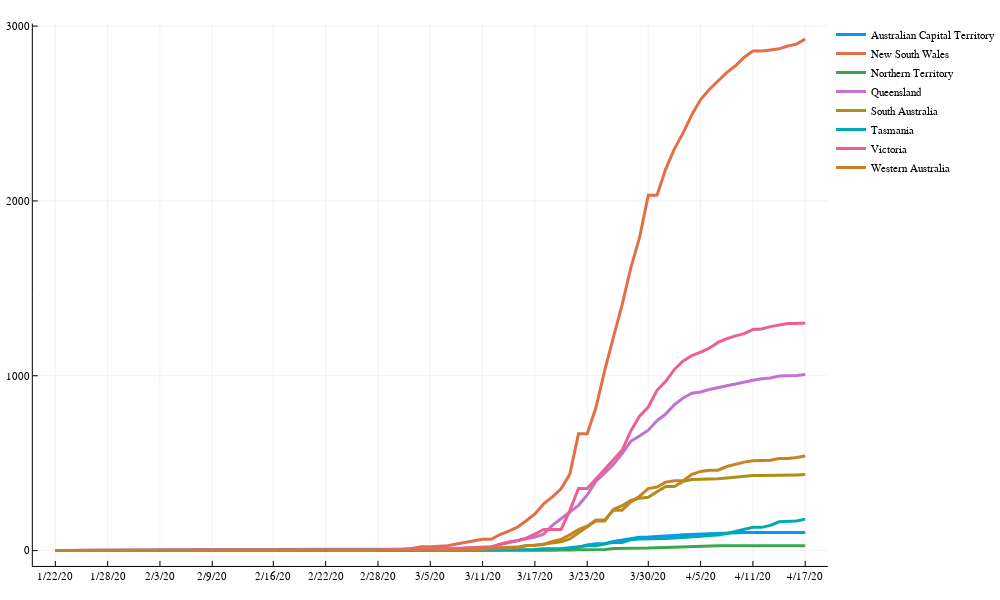

Source (notebook cell):
### Markdown cell above
### Plot data for various Australian states

### Code cell
plot(ddays,z,label=allstates,lw=3,size=(1000,600))

### Figure 1 — Plotly figure (JSON) as saved in the notebook; plotly's stock layout.template omitted (floating-point values rounded to 4 significant figures)
{"data": [{"colorbar": {"title": ""}, "legendgroup": "Australian Capital Territory", "line": {"color": "rgba(0, 154, 250, 1.000)", "dash": "solid", "shape": "linear", "width": 3}, "mode": "lines", "name": "Australian Capital Territory", "showlegend": true, "type": "scatter", "x": [0.5, 1.5, 2.5, 3.5, 4.5, 5.5, 6.5, 7.5, 8.5, 9.5, 10.5, 11.5, 12.5, 13.5, 14.5, 15.5, 16.5, 17.5, 18.5, 19.5, 20.5, 21.5, 22.5, 23.5, 24.5, 25.5, 26.5, 27.5, 28.5, 29.5, 30.5, 31.5, 32.5, 33.5, 34.5, 35.5, 36.5, 37.5, 38.5, 39.5, 40.5, 41.5, 42.5, 43.5, 44.5, 45.5, 46.5, 47.5, 48.5, 49.5, 50.5, 51.5, 52.5, 53.5, 54.5, 55.5, 56.5, 57.5, 58.5, 59.5, 60.5, 61.5, 62.5, 63.5, 64.5, 65.5, 66.5, 67.5, 68.5, 69.5, 70.5, 71.5, 72.5, 73.5, 74.5, 75.5, 76.5, 77.5, 78.5, 79.5, 80.5, 81.5, 82.5, 83.5, 84.5, 85.5, 86.5], "xaxis": "x1", "y": [0, 0, 0, 0, 0, 0, 0, 0, 0, 0, 0, 0, 0, 0, 0, 0, 0, 0, 0, 0, 0, 0, 0, 0, 0, 0, 0, 0, 0, 0, 0, 0, 0, 0, 0, 0, 0, 0, 0, 0, 0, 0, 0, 0, 0, 0, 0, 0, 0, 0, 0, 1, 1, 1, 2, 2, 3, 4, 6, 9, 19, 32, 39, 39, 53, 62, 71, 77, 78, 80, 84, 87, 91, 93, 96, 96, 96, 99, 100, 103, 103, 103, 102, 103, 103, 103, 103], "yaxis": "y1", "zmax": null, "zmin": null}, {"colorbar": {"title": ""}, "legendgroup": "New South Wales", "line": {"color": "rgba(227, 111, 71, 1.000)", "dash": "solid", "shape": "linear", "width": 3}, "mode": "lines", "name": "New South Wales", "showlegend": true, "type": "scatter", "x": [0.5, 1.5, 2.5, 3.5, 4.5, 5.5, 6.5, 7.5, 8.5, 9.5, 10.5, 11.5, 12.5, 13.5, 14.5, 15.5, 16.5, 17.5, 18.5, 19.5, 20.5, 21.5, 22.5, 23.5, 24.5, 25.5, 26.5, 27.5, 28.5, 29.5, 30.5, 31.5, 32.5, 33.5, 34.5, 35.5, 36.5, 37.5, 38.5, 39.5, 40.5, 41.5, 42.5, 43.5, 44.5, 45.5, 46.5, 47.5, 48.5, 49.5, 50.5, 51.5, 52.5, 53.5, 54.5, 55.5, 56.5, 57.5, 58.5, 59.5, 60.5, 61.5, 62.5, 63.5, 64.5, 65.5, 66.5, 67.5, 68.5, 69.5, 70.5, 71.5, 72.5, 73.5, 74.5, 75.5, 76.5, 77.5, 78.5, 79.5, 80.5, 81.5, 82.5, 83.5, 84.5, 85.5, 86.5], "xaxis": "x1", "y": [0, 0, 0, 0, 3, 4, 4, 4, 4, 4, 4, 4, 4, 4, 4, 4, 4, 4, 4, 4, 4, 4, 4, 4, 4, 4, 4, 4, 4, 4, 4, 4, 4, 4, 4, 4, 4, 4, 4, 6, 6, 13, 22, 22, 26, 28, 38, 48, 55, 65, 65, 92, 112, 134, 171, 210, 267, 307, 353, 436, 669, 669, 818, 1029, 1219, 1405, 1617, 1791, 2032, 2032, 2182, 2298, 2389, 2493, 2580, 2637, 2686, 2734, 2773, 2822, 2857, 2857, 2863, 2870, 2886, 2897, 2926], "yaxis": "y1", "zmax": null, "zmin": null}, {"colorbar": {"title": ""}, "legendgroup": "Northern Territory", "line": {"color": "rgba(62, 164, 78, 1.000)", "dash": "solid", "shape": "linear", "width": 3}, "mode": "lines", "name": "Northern Territory", "showlegend": true, "type": "scatter", "x": [0.5, 1.5, 2.5, 3.5, 4.5, 5.5, 6.5, 7.5, 8.5, 9.5, 10.5, 11.5, 12.5, 13.5, 14.5, 15.5, 16.5, 17.5, 18.5, 19.5, 20.5, 21.5, 22.5, 23.5, 24.5, 25.5, 26.5, 27.5, 28.5, 29.5, 30.5, 31.5, 32.5, 33.5, 34.5, 35.5, 36.5, 37.5, 38.5, 39.5, 40.5, 41.5, 42.5, 43.5, 44.5, 45.5, 46.5, 47.5, 48.5, 49.5, 50.5, 51.5, 52.5, 53.5, 54.5, 55.5, 56.5, 57.5, 58.5, 59.5, 60.5, 61.5, 62.5, 63.5, 64.5, 65.5, 66.5, 67.5, 68.5, 69.5, 70.5, 71.5, 72.5, 73.5, 74.5, 75.5, 76.5, 77.5, 78.5, 79.5, 80.5, 81.5, 82.5, 83.5, 84.5, 85.5, 86.5], "xaxis": "x1", "y": [0, 0, 0, 0, 0, 0, 0, 0, 0, 0, 0, 0, 0, 0, 0, 0, 0, 0, 0, 0, 0, 0, 0, 0, 0, 0, 0, 0, 0, 0, 0, 0, 0, 0, 0, 0, 0, 0, 0, 0, 0, 0, 1, 1, 0, 0, 0, 0, 1, 1, 1, 1, 1, 1, 1, 1, 1, 1, 3, 3, 5, 5, 6, 6, 12, 12, 15, 15, 15, 17, 19, 21, 22, 26, 27, 28, 28, 28, 28, 28, 28, 28, 28, 28, 28, 28, 28], "yaxis": "y1", "zmax": null, "zmin": null}, {"colorbar": {"title": ""}, "legendgroup": "Queensland", "line": {"color": "rgba(195, 113, 210, 1.000)", "dash": "solid", "shape": "linear", "width": 3}, "mode": "lines", "name": "Queensland", "showlegend": true, "type": "scatter", "x": [0.5, 1.5, 2.5, 3.5, 4.5, 5.5, 6.5, 7.5, 8.5, 9.5, 10.5, 11.5, 12.5, 13.5, 14.5, 15.5, 16.5, 17.5, 18.5, 19.5, 20.5, 21.5, 22.5, 23.5, 24.5, 25.5, 26.5, 27.5, 28.5, 29.5, 30.5, 31.5, 32.5, 33.5, 34.5, 35.5, 36.5, 37.5, 38.5, 39.5, 40.5, 41.5, 42.5, 43.5, 44.5, 45.5, 46.5, 47.5, 48.5, 49.5, 50.5, 51.5, 52.5, 53.5, 54.5, 55.5, 56.5, 57.5, 58.5, 59.5, 60.5, 61.5, 62.5, 63.5, 64.5, 65.5, 66.5, 67.5, 68.5, 69.5, 70.5, 71.5, 72.5, 73.5, 74.5, 75.5, 76.5, 77.5, 78.5, 79.5, 80.5, 81.5, 82.5, 83.5, 84.5, 85.5, 86.5], "xaxis": "x1", "y": [0, 0, 0, 0, 0, 0, 0, 1, 3, 2, 3, 2, 2, 3, 3, 4, 5, 5, 5, 5, 5, 5, 5, 5, 5, 5, 5, 5, 5, 5, 5, 5, 5, 5, 5, 5, 5, 5, 9, 9, 9, 11, 11, 13, 13, 13, 15, 15, 18, 20, 20, 35, 46, 61, 68, 78, 94, 144, 184, 221, 259, 319, 397, 443, 493, 555, 625, 656, 689, 743, 781, 835, 873, 900, 907, 921, 934, 943, 953, 965, 974, 983, 987, 998, 999, 1001, 1007], "yaxis": "y1", "zmax": null, "zmin": null}, {"colorbar": {"title": ""}, "legendgroup": "South Australia", "line": {"color": "rgba(172, 142, 24, 1.000)", "dash": "solid", "shape": "linear", "width": 3}, "mode": "lines", "name": "South Australia", "showlegend": true, "type": "scatter", "x": [0.5, 1.5, 2.5, 3.5, 4.5, 5.5, 6.5, 7.5, 8.5, 9.5, 10.5, 11.5, 12.5, 13.5, 14.5, 15.5, 16.5, 17.5, 18.5, 19.5, 20.5, 21.5, 22.5, 23.5, 24.5, 25.5, 26.5, 27.5, 28.5, 29.5, 30.5, 31.5, 32.5, 33.5, 34.5, 35.5, 36.5, 37.5, 38.5, 39.5, 40.5, 41.5, 42.5, 43.5, 44.5, 45.5, 46.5, 47.5, 48.5, 49.5, 50.5, 51.5, 52.5, 53.5, 54.5, 55.5, 56.5, 57.5, 58.5, 59.5, 60.5, 61.5, 62.5, 63.5, 64.5, 65.5, 66.5, 67.5, 68.5, 69.5, 70.5, 71.5, 72.5, 73.5, 74.5, 75.5, 76.5, 77.5, 78.5, 79.5, 80.5, 81.5, 82.5, 83.5, 84.5, 85.5, 86.5], "xaxis": "x1", "y": [0, 0, 0, 0, 0, 0, 0, 0, 0, 0, 1, 2, 2, 2, 2, 2, 2, 2, 2, 2, 2, 2, 2, 2, 2, 2, 2, 2, 2, 2, 2, 2, 2, 2, 2, 2, 2, 2, 3, 3, 3, 3, 5, 5, 7, 7, 7, 7, 7, 9, 9, 16, 19, 20, 29, 29, 37, 42, 50, 67, 100, 134, 170, 170, 235, 257, 287, 299, 305, 337, 367, 367, 396, 407, 407, 411, 411, 415, 420, 428, 429, 429, 429, 433, 433, 433, 435], "yaxis": "y1", "zmax": null, "zmin": null}, {"colorbar": {"title": ""}, "legendgroup": "Tasmania", "line": {"color": "rgba(0, 170, 174, 1.000)", "dash": "solid", "shape": "linear", "width": 3}, "mode": "lines", "name": "Tasmania", "showlegend": true, "type": "scatter", "x": [0.5, 1.5, 2.5, 3.5, 4.5, 5.5, 6.5, 7.5, 8.5, 9.5, 10.5, 11.5, 12.5, 13.5, 14.5, 15.5, 16.5, 17.5, 18.5, 19.5, 20.5, 21.5, 22.5, 23.5, 24.5, 25.5, 26.5, 27.5, 28.5, 29.5, 30.5, 31.5, 32.5, 33.5, 34.5, 35.5, 36.5, 37.5, 38.5, 39.5, 40.5, 41.5, 42.5, 43.5, 44.5, 45.5, 46.5, 47.5, 48.5, 49.5, 50.5, 51.5, 52.5, 53.5, 54.5, 55.5, 56.5, 57.5, 58.5, 59.5, 60.5, 61.5, 62.5, 63.5, 64.5, 65.5, 66.5, 67.5, 68.5, 69.5, 70.5, 71.5, 72.5, 73.5, 74.5, 75.5, 76.5, 77.5, 78.5, 79.5, 80.5, 81.5, 82.5, 83.5, 84.5, 85.5, 86.5], "xaxis": "x1", "y": [0, 0, 0, 0, 0, 0, 0, 0, 0, 0, 0, 0, 0, 0, 0, 0, 0, 0, 0, 0, 0, 0, 0, 0, 0, 0, 0, 0, 0, 0, 0, 0, 0, 0, 0, 0, 0, 0, 0, 0, 1, 1, 1, 1, 1, 1, 2, 2, 2, 3, 3, 5, 5, 6, 7, 7, 10, 10, 10, 16, 22, 28, 28, 36, 47, 47, 62, 66, 66, 69, 69, 72, 74, 80, 82, 86, 89, 98, 111, 122, 133, 133, 144, 165, 165, 169, 180], "yaxis": "y1", "zmax": null, "zmin": null}, {"colorbar": {"title": ""}, "legendgroup": "Victoria", "line": {"color": "rgba(237, 94, 147, 1.000)", "dash": "solid", "shape": "linear", "width": 3}, "mode": "lines", "name": "Victoria", "showlegend": true, "type": "scatter", "x": [0.5, 1.5, 2.5, 3.5, 4.5, 5.5, 6.5, 7.5, 8.5, 9.5, 10.5, 11.5, 12.5, 13.5, 14.5, 15.5, 16.5, 17.5, 18.5, 19.5, 20.5, 21.5, 22.5, 23.5, 24.5, 25.5, 26.5, 27.5, 28.5, 29.5, 30.5, 31.5, 32.5, 33.5, 34.5, 35.5, 36.5, 37.5, 38.5, 39.5, 40.5, 41.5, 42.5, 43.5, 44.5, 45.5, 46.5, 47.5, 48.5, 49.5, 50.5, 51.5, 52.5, 53.5, 54.5, 55.5, 56.5, 57.5, 58.5, 59.5, 60.5, 61.5, 62.5, 63.5, 64.5, 65.5, 66.5, 67.5, 68.5, 69.5, 70.5, 71.5, 72.5, 73.5, 74.5, 75.5, 76.5, 77.5, 78.5, 79.5, 80.5, 81.5, 82.5, 83.5, 84.5, 85.5, 86.5], "xaxis": "x1", "y": [0, 0, 0, 0, 1, 1, 1, 1, 2, 3, 4, 4, 4, 4, 4, 4, 4, 4, 4, 4, 4, 4, 4, 4, 4, 4, 4, 4, 4, 4, 4, 4, 4, 4, 4, 4, 4, 4, 7, 7, 9, 9, 10, 10, 10, 11, 11, 15, 18, 21, 21, 36, 49, 57, 71, 94, 121, 121, 121, 229, 355, 355, 411, 466, 520, 574, 685, 769, 821, 917, 968, 1036, 1085, 1115, 1135, 1158, 1191, 1212, 1228, 1241, 1265, 1268, 1281, 1291, 1299, 1299, 1302], "yaxis": "y1", "zmax": null, "zmin": null}, {"colorbar": {"title": ""}, "legendgroup": "Western Australia", "line": {"color": "rgba(198, 130, 37, 1.000)", "dash": "solid", "shape": "linear", "width": 3}, "mode": "lines", "name": "Western Australia", "showlegend": true, "type": "scatter", "x": [0.5, 1.5, 2.5, 3.5, 4.5, 5.5, 6.5, 7.5, 8.5, 9.5, 10.5, 11.5, 12.5, 13.5, 14.5, 15.5, 16.5, 17.5, 18.5, 19.5, 20.5, 21.5, 22.5, 23.5, 24.5, 25.5, 26.5, 27.5, 28.5, 29.5, 30.5, 31.5, 32.5, 33.5, 34.5, 35.5, 36.5, 37.5, 38.5, 39.5, 40.5, 41.5, 42.5, 43.5, 44.5, 45.5, 46.5, 47.5, 48.5, 49.5, 50.5, 51.5, 52.5, 53.5, 54.5, 55.5, 56.5, 57.5, 58.5, 59.5, 60.5, 61.5, 62.5, 63.5, 64.5, 65.5, 66.5, 67.5, 68.5, 69.5, 70.5, 71.5, 72.5, 73.5, 74.5, 75.5, 76.5, 77.5, 78.5, 79.5, 80.5, 81.5, 82.5, 83.5, 84.5, 85.5, 86.5], "xaxis": "x1", "y": [0, 0, 0, 0, 0, 0, 0, 0, 0, 0, 0, 0, 0, 0, 0, 0, 0, 0, 0, 0, 0, 0, 0, 0, 0, 0, 0, 0, 0, 0, 0, 0, 0, 0, 0, 0, 0, 0, 2, 2, 2, 2, 2, 3, 3, 3, 3, 4, 6, 9, 9, 14, 17, 17, 28, 31, 35, 52, 64, 90, 120, 140, 175, 175, 231, 231, 278, 311, 355, 364, 392, 400, 400, 436, 453, 460, 460, 481, 495, 506, 514, 514, 517, 527, 527, 532, 541], "yaxis": "y1", "zmax": null, "zmin": null}], "layout": {"annotations": [], "height": 600, "legend": {"bgcolor": "rgba(255, 255, 255, 1.000)", "bordercolor": "rgba(0, 0, 0, 1.000)", "font": {"color": "rgba(0, 0, 0, 1.000)", "family": "sans-serif", "size": 11}, "tracegroupgap": 0, "x": 1, "y": 1}, "margin": {"b": 20, "l": 0, "r": 0, "t": 20}, "paper_bgcolor": "rgba(255, 255, 255, 1.000)", "plot_bgcolor": "rgba(255, 255, 255, 1.000)", "showlegend": true, "width": 1000, "xaxis": {"anchor": "y1", "domain": [0.03949, 0.9961], "gridcolor": "rgba(0, 0, 0, 0.100)", "gridwidth": 0.5, "linecolor": "rgba(0, 0, 0, 1.000)", "mirror": false, "range": [-2.08, 89.08], "showgrid": true, "showline": true, "showticklabels": true, "tickangle": 0, "tickcolor": "rgb(0, 0, 0)", "tickfont": {"color": "rgba(0, 0, 0, 1.000)", "family": "sans-serif", "size": 11}, "tickmode": "array", "ticks": "inside", "ticktext": ["1/22/20", "1/28/20", "2/3/20", "2/9/20", "2/16/20", "2/22/20", "2/28/20", "3/5/20", "3/11/20", "3/17/20", "3/23/20", "3/30/20", "4/5/20", "4/11/20", "4/17/20"], "tickvals": [0.5, 6.5, 12.5, 18.5, 25.5, 31.5, 37.5, 43.5, 49.5, 55.5, 61.5, 68.5, 74.5, 80.5, 86.5], "title": "", "titlefont": {"color": "rgba(0, 0, 0, 1.000)", "family": "sans-serif", "size": 15}, "type": "-", "visible": true, "zeroline": false, "zerolinecolor": "rgba(0, 0, 0, 1.000)"}, "yaxis": {"anchor": "x1", "domain": [0.02508, 0.9934], "gridcolor": "rgba(0, 0, 0, 0.100)", "gridwidth": 0.5, "linecolor": "rgba(0, 0, 0, 1.000)", "mirror": false, "range": [-87.78, 3014.0], "showgrid": true, "showline": true, "showticklabels": true, "tickangle": 0, "tickcolor": "rgb(0, 0, 0)", "tickfont": {"color": "rgba(0, 0, 0, 1.000)", "family": "sans-serif", "size": 11}, "tickmode": "array", "ticks": "inside", "ticktext": ["0", "1000", "2000", "3000"], "tickvals": [0, 1000, 2000, 3000], "title": "", "titlefont": {"color": "rgba(0, 0, 0, 1.000)", "family": "sans-serif", "size": 15}, "type": "-", "visible": true, "zeroline": false, "zerolinecolor": "rgba(0, 0, 0, 1.000)"}}}
